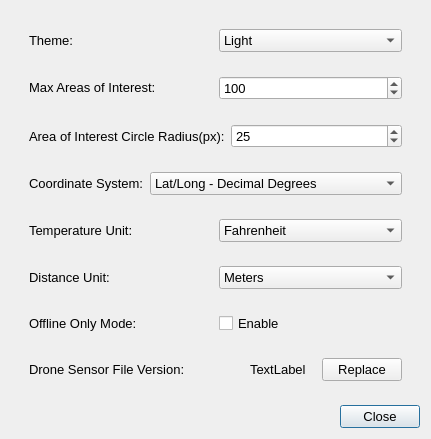
<?xml version="1.0" encoding="UTF-8"?>
<ui version="4.0">
 <class>Preferences</class>
 <widget class="QDialog" name="Preferences">
  <property name="geometry">
   <rect>
    <x>0</x>
    <y>0</y>
    <width>431</width>
    <height>403</height>
   </rect>
  </property>
  <property name="windowTitle">
   <string>Preferences</string>
  </property>
  <layout class="QVBoxLayout" name="verticalLayout">
   <item alignment="Qt::AlignmentFlag::AlignTop">
    <widget class="QWidget" name="mainWidget" native="true">
     <layout class="QVBoxLayout" name="verticalLayout_2">
      <item>
       <widget class="QWidget" name="themeWidget" native="true">
        <property name="sizePolicy">
         <sizepolicy hsizetype="Preferred" vsizetype="Fixed">
          <horstretch>0</horstretch>
          <verstretch>0</verstretch>
         </sizepolicy>
        </property>
        <property name="font">
         <font>
          <pointsize>10</pointsize>
         </font>
        </property>
        <layout class="QHBoxLayout" name="horizontalLayout_3">
         <item>
          <widget class="QLabel" name="label">
           <property name="sizePolicy">
            <sizepolicy hsizetype="Preferred" vsizetype="Fixed">
             <horstretch>0</horstretch>
             <verstretch>0</verstretch>
            </sizepolicy>
           </property>
           <property name="font">
            <font>
             <pointsize>10</pointsize>
            </font>
           </property>
           <property name="toolTip">
            <string>Select the application theme appearance.
Changes the overall color scheme and visual style.</string>
           </property>
           <property name="text">
            <string>Theme:</string>
           </property>
          </widget>
         </item>
         <item>
          <widget class="QComboBox" name="themeComboBox">
           <property name="font">
            <font>
             <pointsize>10</pointsize>
            </font>
           </property>
           <property name="toolTip">
            <string>Choose the application theme:
• Light: Bright theme with light backgrounds and dark text
• Dark: Dark theme with dark backgrounds and light text
Changes apply immediately to all windows.</string>
           </property>
           <item>
            <property name="text">
             <string>Light</string>
            </property>
           </item>
           <item>
            <property name="text">
             <string>Dark</string>
            </property>
           </item>
          </widget>
         </item>
        </layout>
       </widget>
      </item>
      <item>
       <widget class="QWidget" name="maxAOIsWidget" native="true">
        <property name="sizePolicy">
         <sizepolicy hsizetype="Preferred" vsizetype="Fixed">
          <horstretch>0</horstretch>
          <verstretch>0</verstretch>
         </sizepolicy>
        </property>
        <layout class="QHBoxLayout" name="horizontalLayout_2">
         <item>
          <widget class="QLabel" name="maxAOIsLabel">
           <property name="sizePolicy">
            <sizepolicy hsizetype="Preferred" vsizetype="Fixed">
             <horstretch>0</horstretch>
             <verstretch>0</verstretch>
            </sizepolicy>
           </property>
           <property name="font">
            <font>
             <pointsize>10</pointsize>
            </font>
           </property>
           <property name="toolTip">
            <string>Warning threshold for total AOIs detected across all images.
Prompts user when this limit is reached during processing.</string>
           </property>
           <property name="text">
            <string>Max Areas of Interest: </string>
           </property>
          </widget>
         </item>
         <item>
          <widget class="QSpinBox" name="maxAOIsSpinBox">
           <property name="font">
            <font>
             <pointsize>10</pointsize>
            </font>
           </property>
           <property name="toolTip">
            <string>Set the warning threshold for total AOIs detected during processing.
• Range: 0 to 1000
• Default: 100
When this number of AOIs is detected across all images:
• UI displays a warning message
• User can cancel processing, adjust settings, and rerun
• If no action taken, detection continues automatically
Use lower values to catch high detection counts early.</string>
           </property>
           <property name="maximum">
            <number>1000</number>
           </property>
           <property name="value">
            <number>100</number>
           </property>
          </widget>
         </item>
        </layout>
       </widget>
      </item>
      <item>
       <widget class="QWidget" name="radiuisWidget" native="true">
        <layout class="QHBoxLayout" name="horizontalLayout">
         <item>
          <widget class="QLabel" name="AOIRadiusLabel">
           <property name="font">
            <font>
             <pointsize>10</pointsize>
            </font>
           </property>
           <property name="toolTip">
            <string>Radius for combining neighboring AOIs into single detections.
AOIs within this distance are merged together.</string>
           </property>
           <property name="text">
            <string>Area of Interest Circle Radius(px):</string>
           </property>
          </widget>
         </item>
         <item>
          <widget class="QSpinBox" name="AOIRadiusSpinBox">
           <property name="font">
            <font>
             <pointsize>10</pointsize>
            </font>
           </property>
           <property name="toolTip">
            <string>Set the radius for combining nearby AOIs during detection.
• Range: 0 to 100 pixels
• Default: 25 pixels
When AOIs are within this radius of each other:
• They are combined into a single AOI
• Process repeats until no neighbors remain within radius
• Larger values: Combines more distant detections (fewer total AOIs)
• Smaller values: Keeps detections separate (more individual AOIs)
Use to consolidate clustered detections into single objects.</string>
           </property>
           <property name="maximum">
            <number>100</number>
           </property>
           <property name="value">
            <number>25</number>
           </property>
          </widget>
         </item>
        </layout>
       </widget>
      </item>
      <item>
       <widget class="QWidget" name="positionFormatWidget" native="true">
        <layout class="QHBoxLayout" name="horizontalLayout_4">
         <item>
          <widget class="QLabel" name="positionFormatLabel">
           <property name="font">
            <font>
             <pointsize>10</pointsize>
            </font>
           </property>
           <property name="toolTip">
            <string>Format for displaying geographic coordinates throughout the application.
Affects how GPS locations are shown in the viewer and exports.</string>
           </property>
           <property name="text">
            <string>Coordinate System:</string>
           </property>
          </widget>
         </item>
         <item>
          <widget class="QComboBox" name="positionFormatComboBox">
           <property name="font">
            <font>
             <pointsize>10</pointsize>
            </font>
           </property>
           <property name="toolTip">
            <string>Select the geographic coordinate display format:
• Lat/Long - Decimal Degrees: 34.123456, -118.987654 (most common, easy to use)
• Lat/Long - Degrees, Minutes, Seconds: 34° 7' 24.4416" N, 118° 59' 15.5424" W (traditional navigation)
• UTM: Universal Transverse Mercator grid system with zone, easting, northing (military, surveying)
This setting affects coordinate display in the viewer, exports, and overlays.</string>
           </property>
           <item>
            <property name="text">
             <string>Lat/Long - Decimal Degrees</string>
            </property>
           </item>
           <item>
            <property name="text">
             <string>Lat/Long - Degrees, Minutes, Seconds</string>
            </property>
           </item>
           <item>
            <property name="text">
             <string>UTM</string>
            </property>
           </item>
          </widget>
         </item>
        </layout>
       </widget>
      </item>
      <item>
       <widget class="QWidget" name="TemperatureWidget" native="true">
        <layout class="QHBoxLayout" name="horizontalLayout_5">
         <item>
          <widget class="QLabel" name="temperatureLabel">
           <property name="font">
            <font>
             <pointsize>10</pointsize>
            </font>
           </property>
           <property name="toolTip">
            <string>Unit for displaying temperature measurements from thermal imagery.
Used when analyzing thermal images from thermal cameras.</string>
           </property>
           <property name="text">
            <string>Temperature Unit:</string>
           </property>
          </widget>
         </item>
         <item>
          <widget class="QComboBox" name="temperatureComboBox">
           <property name="font">
            <font>
             <pointsize>10</pointsize>
            </font>
           </property>
           <property name="toolTip">
            <string>Select the temperature unit for thermal image analysis:
• Fahrenheit (°F): Imperial temperature scale (US standard)
  - Water freezes at 32°F, boils at 212°F
• Celsius (°C): Metric temperature scale (international standard)
  - Water freezes at 0°C, boils at 100°C
Applies to thermal camera data display and analysis results.</string>
           </property>
           <item>
            <property name="text">
             <string>Fahrenheit</string>
            </property>
           </item>
           <item>
            <property name="text">
             <string>Celsius</string>
            </property>
           </item>
          </widget>
         </item>
        </layout>
       </widget>
      </item>
      <item>
       <widget class="QWidget" name="distanceWidget" native="true">
        <layout class="QHBoxLayout" name="horizontalLayout_7">
         <item>
          <widget class="QLabel" name="distanceLabel">
           <property name="font">
            <font>
             <pointsize>10</pointsize>
            </font>
           </property>
           <property name="toolTip">
            <string>Unit for displaying distance and altitude measurements.
Used for drone altitude, object distances, and spatial calculations.</string>
           </property>
           <property name="text">
            <string>Distance Unit:</string>
           </property>
          </widget>
         </item>
         <item>
          <widget class="QComboBox" name="distanceComboBox">
           <property name="font">
            <font>
             <pointsize>10</pointsize>
            </font>
           </property>
           <property name="toolTip">
            <string>Select the distance unit for measurements:
• Meters (m): Metric distance unit (international standard)
  - 1 meter = 3.281 feet
  - Used for altitude, GSD, and distance calculations
• Feet (ft): Imperial distance unit (US standard)
  - 1 foot = 0.3048 meters
  - Common in US aviation and surveying
Applies to altitude displays, GSD calculations, and distance measurements.</string>
           </property>
           <item>
            <property name="text">
             <string>Meters</string>
            </property>
           </item>
           <item>
            <property name="text">
             <string>Feet</string>
            </property>
           </item>
          </widget>
         </item>
        </layout>
       </widget>
      </item>
      <item>
      <widget class="QWidget" name="offlineWidget" native="true">
       <layout class="QHBoxLayout" name="horizontalLayout_offline">
        <item>
         <widget class="QLabel" name="offlineModeLabel">
          <property name="font">
           <font>
            <pointsize>10</pointsize>
           </font>
          </property>
          <property name="toolTip">
           <string>Toggle Offline Only mode.
When enabled, the app skips any network calls (map tiles, CalTopo exports) and works with cached data only.</string>
          </property>
          <property name="text">
           <string>Offline Only Mode:</string>
          </property>
         </widget>
        </item>
        <item>
         <widget class="QCheckBox" name="offlineOnlyCheckBox">
          <property name="font">
           <font>
            <pointsize>10</pointsize>
           </font>
          </property>
          <property name="toolTip">
           <string>Disable online functionality (tile downloads, CalTopo integration) and work entirely offline.</string>
          </property>
          <property name="text">
           <string>Enable</string>
          </property>
         </widget>
        </item>
       </layout>
      </widget>
     </item>
     <item>
       <layout class="QHBoxLayout" name="droneSensorLabelsWidget">
        <property name="leftMargin">
         <number>9</number>
        </property>
        <property name="topMargin">
         <number>9</number>
        </property>
        <property name="rightMargin">
         <number>9</number>
        </property>
        <property name="bottomMargin">
         <number>9</number>
        </property>
        <item>
         <widget class="QLabel" name="droneSensorLabel">
          <property name="font">
           <font>
            <pointsize>10</pointsize>
           </font>
          </property>
          <property name="toolTip">
           <string>Version of the current drone sensor configuration file.
Contains camera specifications, sensor dimensions, and focal length data for different drone models.</string>
          </property>
          <property name="text">
           <string>Drone Sensor File Version:</string>
          </property>
         </widget>
        </item>
        <item>
         <spacer name="horizontalSpacer">
          <property name="orientation">
           <enum>Qt::Orientation::Horizontal</enum>
          </property>
          <property name="sizeHint" stdset="0">
           <size>
            <width>40</width>
            <height>20</height>
           </size>
          </property>
         </spacer>
        </item>
        <item>
         <widget class="QLabel" name="dronSensorVersionLabel">
          <property name="font">
           <font>
            <pointsize>10</pointsize>
           </font>
          </property>
          <property name="toolTip">
           <string>Currently loaded drone sensor file version number.
The sensor file defines camera parameters for accurate GSD and AOI calculations.</string>
          </property>
          <property name="text">
           <string>TextLabel</string>
          </property>
         </widget>
        </item>
        <item>
         <spacer name="horizontalSpacer_2">
          <property name="orientation">
           <enum>Qt::Orientation::Horizontal</enum>
          </property>
          <property name="sizeType">
           <enum>QSizePolicy::Policy::Minimum</enum>
          </property>
          <property name="sizeHint" stdset="0">
           <size>
            <width>10</width>
            <height>20</height>
           </size>
          </property>
         </spacer>
        </item>
        <item>
         <widget class="QPushButton" name="droneSensorButton">
          <property name="font">
           <font>
            <pointsize>10</pointsize>
           </font>
          </property>
          <property name="toolTip">
           <string>Replace the current drone sensor configuration file.
Allows updating to a newer version or custom sensor specifications.
Required file format: JSON with drone models, sensors, focal lengths, and dimensions.
Use this when:
• New drone models are available
• Sensor specifications need updating
• Custom camera configurations are needed
Backup existing file before replacing.</string>
          </property>
          <property name="text">
           <string>Replace</string>
          </property>
          <property name="autoDefault">
           <bool>false</bool>
          </property>
         </widget>
        </item>
       </layout>
      </item>
     </layout>
    </widget>
   </item>
   <item>
    <widget class="QDialogButtonBox" name="buttonBox">
     <property name="font">
      <font>
       <pointsize>10</pointsize>
      </font>
     </property>
     <property name="toolTip">
      <string>Close the Preferences window.
All changes are saved automatically when modified.</string>
     </property>
     <property name="orientation">
      <enum>Qt::Orientation::Horizontal</enum>
     </property>
     <property name="standardButtons">
      <set>QDialogButtonBox::StandardButton::Close</set>
     </property>
    </widget>
   </item>
  </layout>
 </widget>
 <resources/>
 <connections>
  <connection>
   <sender>buttonBox</sender>
   <signal>rejected()</signal>
   <receiver>Preferences</receiver>
   <slot>reject()</slot>
   <hints>
    <hint type="sourcelabel">
     <x>316</x>
     <y>260</y>
    </hint>
    <hint type="destinationlabel">
     <x>286</x>
     <y>274</y>
    </hint>
   </hints>
  </connection>
  <connection>
   <sender>buttonBox</sender>
   <signal>accepted()</signal>
   <receiver>Preferences</receiver>
   <slot>accept()</slot>
   <hints>
    <hint type="sourcelabel">
     <x>248</x>
     <y>254</y>
    </hint>
    <hint type="destinationlabel">
     <x>157</x>
     <y>274</y>
    </hint>
   </hints>
  </connection>
 </connections>
</ui>
